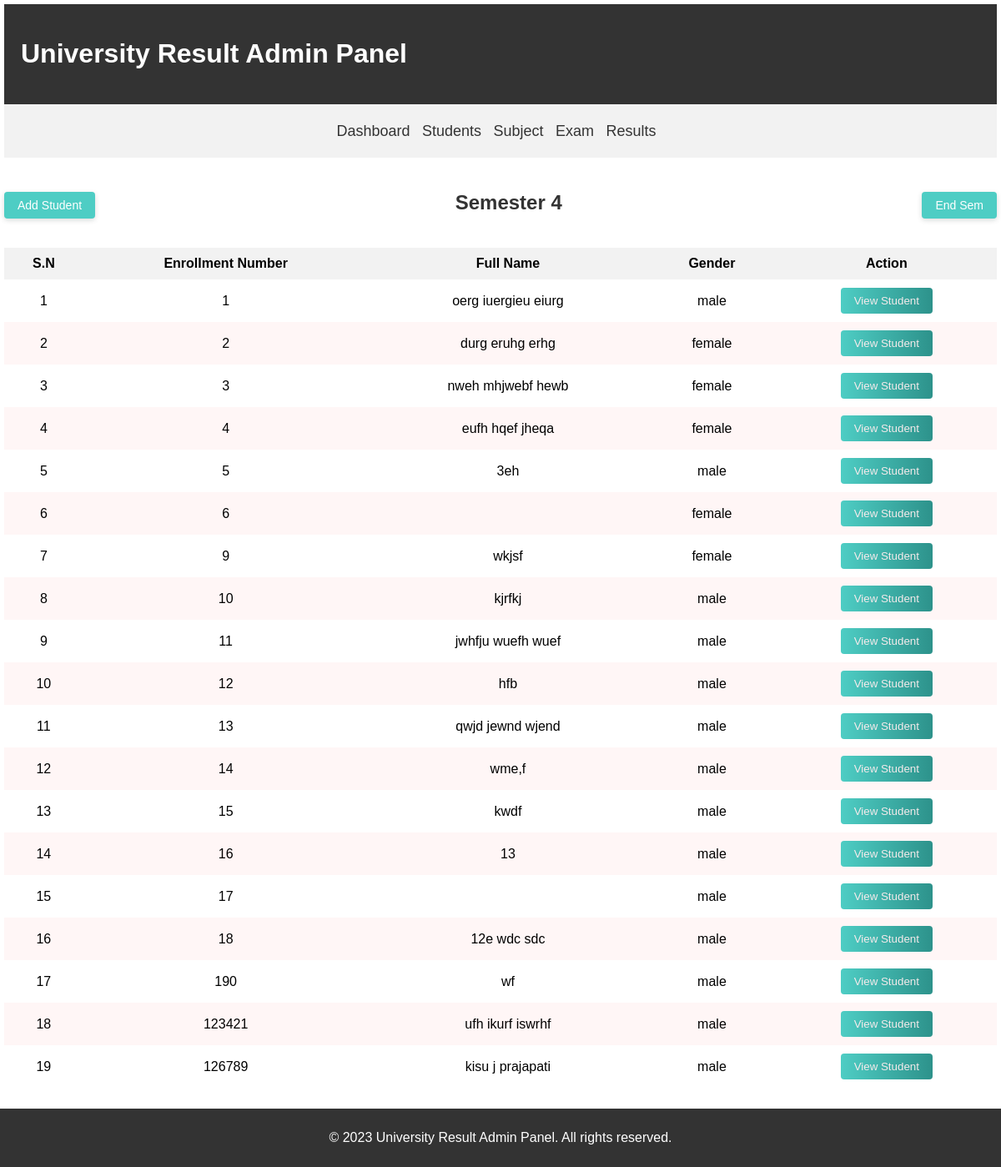
/admin/ST-sem4.php, run on the app's committed database.
### tables this page shows
CREATE TABLE `studen` (
  `st_id` int(11) NOT NULL,
  `fname` varchar(2552) NOT NULL,
  `sname` varchar(255) NOT NULL,
  `lname` varchar(255) NOT NULL,
  `full_name` varchar(255) NOT NULL,
  `gender` varchar(23) NOT NULL,
  `en_num` int(25) NOT NULL,
  `se_id` int(25) NOT NULL DEFAULT 1
);

### admin/ST-sem4.php (the view, shortened to what this page needs)
<?php include("home/menu.php"); ?>
<section id="content">
    <div id="dashboard-section">
    <h2 class="section-title">
        <span style="float: left;">
            <button class="add-student-button"><a href="<?php echo SIT; ?>admin/ST-form.php?se_id=4" class="button-link">Add Student</a></button>
        </span>
        Semester 4
        <span style="float: right;">
        <form method="post">
        <button class="end-sem-button" type="submit" name="end_semester">End Sem</button>
        </span>
    </h2>
    </div>
        <div class="dashboard-content">
            <table class="student-table">
                <thead>
                    <tr>
                        <th>S.N</th>
                        <th>Enrollment Number</th>
                        <th>Full Name</th>
                        <th>Gender</th>
                        <th>Action</th>
                    </tr>
                </thead>
                <tbody>
                        <?php
                        $sql = "SELECT * FROM studen where se_id='4' ";
                        $res = mysqli_query($conn, $sql);
                        if($res == true){
                            $count = mysqli_num_rows($res);
                            $sn = 1;
                            if($count > 0){
                                while($row = mysqli_fetch_assoc($res)){
                                    $en_num = $row['en_num'];
                                    $full_name = $row['full_name'];
                                    $gender = $row['gender'];
                            ?>
                            <tr>
                            <td><?php echo $sn++; ?></td>
                            <td><?php echo $en_num; ?></td>
                            <td><?php echo $full_name;  ?></td>
                            <td><?php echo $gender;  ?></td>
                            <td>
                                <button class="view-details-button" onclick="openModal(1)"><span>View Student</span></button>
                            </td>
                            </tr>
                            <?php
                                }
                            } else {
                            }
                        }
?>
                </tbody>
            </table>
        </div>
    </div>
<?php include("home/footer.php"); ?>

### admin/home/menu.php (shortened to what this page needs)
<!DOCTYPE html>
<html>
<head>
    <link rel="stylesheet" type="text/css" href="../css/admin.css">
</head>
<body>
    <div class="container">
        <header>
            <h1>University Result Admin Panel</h1>
        </header>
        <nav>
             <ul>
                <li><a href="index.php">Dashboard</a></li>
                <li><a href="student.php">Students</a></li>
                <li><a href="subject.php">Subject</a></li>
                <li><a href="exam.php">Exam</a></li>
                <li><a href="result.php">Results</a></li>
            </ul>
        </nav>

### admin/home/footer.php (shortened to what this page needs)
<footer>
            <p>&copy; 2023 University Result Admin Panel. All rights reserved.</p>
        </footer>
</body>
</html>

### css/admin.css (style rules this page uses)
body { font-family: Arial, sans-serif; margin: 0; padding: 0; }
.container { padding: 5px; }
header { background-color: #333; color: #fff; padding: 20px; }
nav { background-color: #f2f2f2; padding: 10px; margin: 0 auto; }
nav ul { list-style-type: none; padding: 1%; margin: 0; text-align: center; }
nav ul li { display: inline; margin-right: 10px; }
nav ul li a { text-decoration: none; color: #333; font-size: 18px; }
section#content { text-align: center; }
section#content h2 { color: #333; }
footer { background-color: #333; color: #fff; padding: 10px; text-align: center; margin-top: 20px; }
.dashboard-content { display: flex; flex-wrap: wrap; justify-content: center; }
.section-title { font-size: 24px; color: #333; margin-top: 40px; }
.student-table { width: 100%; border-collapse: collapse; margin-top: 20px; }
.student-table th, .student-table td { padding: 10px; text-align: center; }
.student-table th { background-color: #f2f2f2; font-weight: bold; }
.student-table tbody tr:nth-child(even) { background-color: #fff6f6; }
.view-details-button { display: inline-block; padding: 8px 16px; background-color: #4ECDC4; color: #f5ebeb; border: none; border-radius: 4px; transition: background-color 0.3s; background-image: linear-gradient(to right, #4ECDC4, #2D928B); cursor: pointer; position: relative; overflow: hidden; }
.view-details-button span { transition: transform 0.3s; }
.add-student-button, .end-sem-button { background-color: #4ECDC4; color:white; border: none; padding: 8px 16px; text-align: center; text-decoration: none; font-size: 14px; transition: background-color 0.3s; cursor: pointer; border-radius: 4px; box-shadow: 0 2px 6px rgba(0, 0, 0, 0.15); }
a { color:white; text-align: center; text-decoration: none; font-size: 14px; }
.section-title { position: relative; }
.section-title::before, .section-title::after { content: ''; position: absolute; top: 50%; width: 40px; height: 2px; }

### data on the page
studen: en_num "1", full_name "oerg iuergieu eiurg", gender "male"
studen: en_num "2", full_name "durg eruhg erhg", gender "female"
studen: en_num "3", full_name "nweh mhjwebf hewb", gender "female"
studen: en_num "4", full_name "eufh hqef jheqa", gender "female"
studen: en_num "5", full_name "3eh", gender "male"
studen: en_num "6", gender "female"
studen: en_num "9", full_name "wkjsf", gender "female"
studen: en_num "10", full_name "kjrfkj", gender "male"
studen: en_num "11", full_name "jwhfju wuefh wuef", gender "male"
studen: en_num "12", full_name "hfb", gender "male"
studen: en_num "13", full_name "qwjd jewnd wjend", gender "male"
studen: en_num "14", full_name "wme,f", gender "male"
studen: en_num "15", full_name "kwdf", gender "male"
studen: en_num "16", full_name "13", gender "male"
studen: en_num "17", gender "male"
studen: en_num "18", full_name "12e wdc sdc", gender "male"
studen: en_num "190", full_name "wf", gender "male"
studen: en_num "123421", full_name "ufh ikurf iswrhf", gender "male"
studen: en_num "126789", full_name "kisu j prajapati", gender "male"
